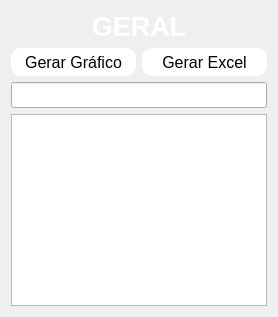
          <widget class="QWidget" name="tab_2">
           <attribute name="title">
            <string>GERAL</string>
           </attribute>
           <layout class="QVBoxLayout" name="verticalLayout_10">
            <item>
             <widget class="QLabel" name="label_17">
              <property name="font">
               <font>
                <pointsize>20</pointsize>
                <bold>true</bold>
               </font>
              </property>
              <property name="styleSheet">
               <string notr="true">color: rgb(255, 255, 255);</string>
              </property>
              <property name="text">
               <string>GERAL</string>
              </property>
              <property name="alignment">
               <set>Qt::AlignmentFlag::AlignCenter</set>
              </property>
             </widget>
            </item>
            <item>
             <layout class="QHBoxLayout" name="horizontalLayout_4">
              <item>
               <widget class="QPushButton" name="btn_chart">
                <property name="minimumSize">
                 <size>
                  <width>123</width>
                  <height>28</height>
                 </size>
                </property>
                <property name="sizeIncrement">
                 <size>
                  <width>0</width>
                  <height>0</height>
                 </size>
                </property>
                <property name="cursor">
                 <cursorShape>PointingHandCursor</cursorShape>
                </property>
                <property name="styleSheet">
                 <string notr="true">QPushButton{
	color: rgb(0,0,10);
    border-radius: 10px; 
	font-size: 16px; 
	background-color: #fff;
;}

QPushButton:hover{
	
	background-color: rgb(170, 255, 255);
	 color:black
}

</string>
                </property>
                <property name="text">
                 <string>Gerar Gráfico</string>
                </property>
               </widget>
              </item>
              <item>
               <widget class="QPushButton" name="btn_excel">
                <property name="minimumSize">
                 <size>
                  <width>123</width>
                  <height>28</height>
                 </size>
                </property>
                <property name="sizeIncrement">
                 <size>
                  <width>0</width>
                  <height>0</height>
                 </size>
                </property>
                <property name="cursor">
                 <cursorShape>PointingHandCursor</cursorShape>
                </property>
                <property name="styleSheet">
                 <string notr="true">QPushButton{
	color: rgb(0,0,10);
    border-radius: 10px; 
	font-size: 16px; 
	background-color: #fff;
;}

QPushButton:hover{
	
	background-color: rgb(170, 255, 255);
	 color:black
}

</string>
                </property>
                <property name="text">
                 <string>Gerar Excel</string>
                </property>
               </widget>
              </item>
             </layout>
            </item>
            <item>
             <widget class="QLineEdit" name="txt_search">
              <property name="font">
               <font>
                <pointsize>11</pointsize>
               </font>
              </property>
              <property name="styleSheet">
               <string notr="true">color: rgb(255, 255, 255);</string>
              </property>
              <property name="alignment">
               <set>Qt::AlignmentFlag::AlignCenter</set>
              </property>
              <property name="placeholderText">
               <string>Filtro</string>
              </property>
             </widget>
            </item>
            <item>
             <widget class="QTableView" name="tb_geral"/>
            </item>
           </layout>
          </widget>
